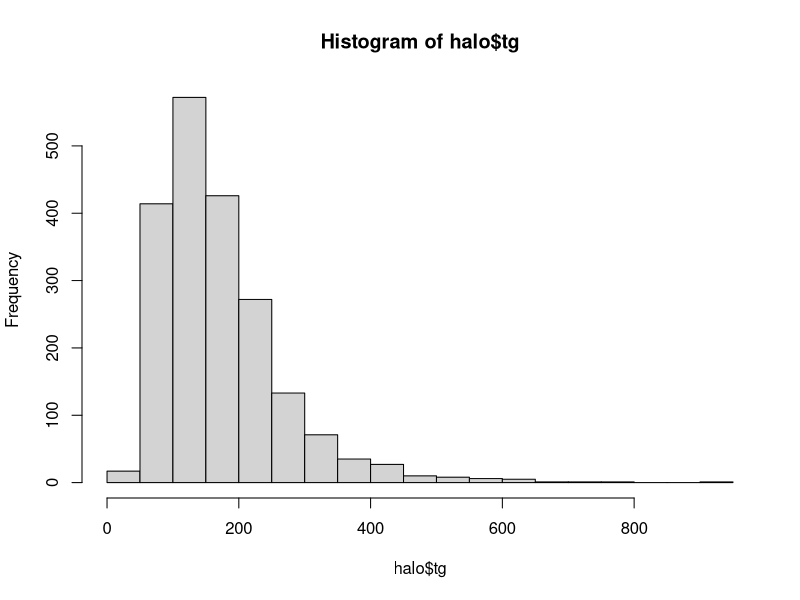
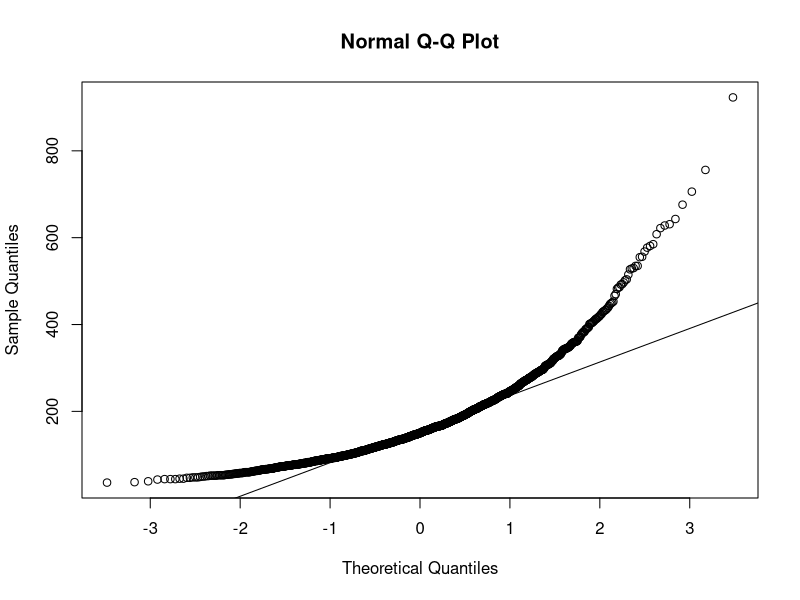
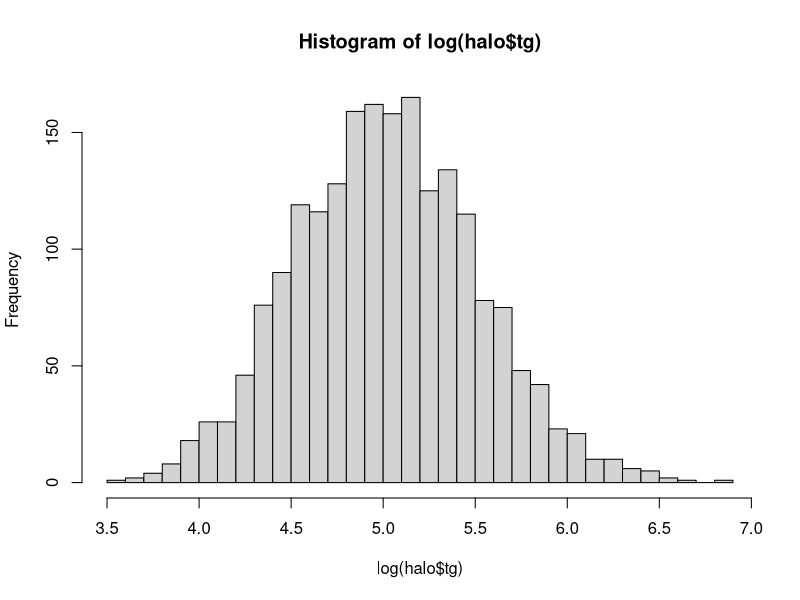
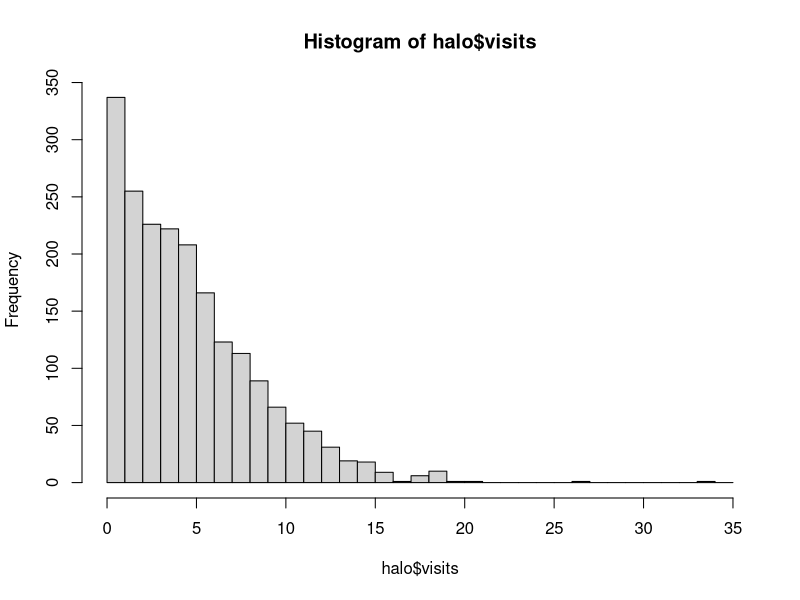
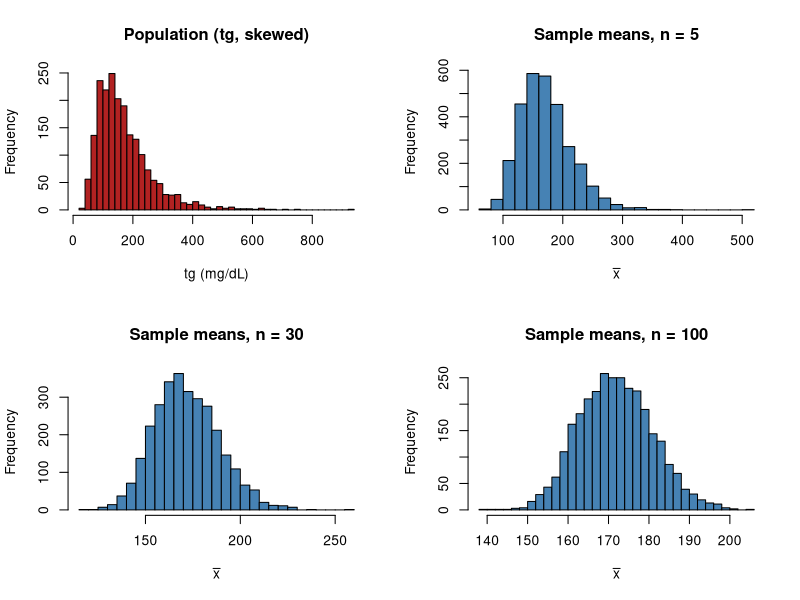

The R script that drew these images, in order:
## ==========================================================================
## Modern Biostatistics with R and AI, Volume II
## Chapter 4  The Normal Distribution and the Central Limit Theorem
##
## Every code block the chapter prints, in the order it appears, labelled
## with its Using R box number or listing number so the script and the book
## can be read side by side.
##
## Run from the top of the companion repository, where datasets/ lives:
##   Rscript scripts/chapter04.R
##
## ==========================================================================

halo <- read.csv("datasets/halo.csv")
names(halo) <- tolower(names(halo))


## --------------------------------------------------------------------------
## Using R 4.1  The 68-95-99.7 rule checked against HALO peak heart rate
## --------------------------------------------------------------------------

m <- mean(halo$max_hr); s <- sd(halo$max_hr)
c(m, s)                              # 161.36 and 13.74
m + c(-1, 1) * s                     # 147.6 to 175.1 beats/min
mean(abs(halo$max_hr - m) <= s)      # 0.683, against the rule 0.68
mean(abs(halo$max_hr - m) <= 2 * s)  # 0.957, against the rule 0.95


## --------------------------------------------------------------------------
## Using R 4.2  Standard normal areas and percentiles with pnorm() and qnorm()
## --------------------------------------------------------------------------

z <- (100 - 141.4) / 34.1
round(z, 2)                          # -1.21
pnorm(-1.21)                         # 0.1131 below 100 mg/dL
mean(halo$ldl0 < 100)                # 0.1100, observed
qnorm(0.99)                          # 2.3263, the top 1%
141.4 + qnorm(0.99) * 34.1           # 220.7 mg/dL


## --------------------------------------------------------------------------
## Using R 4.3  Non-standard normal calculations on the original scale
## --------------------------------------------------------------------------

pnorm(120, 82.5, 16.4, lower.tail = FALSE)   # 0.0111 above 120 kg
mean(halo$weight0 > 120)                     # 0.0170, the observed share
qnorm(0.90, 4.7, 1.5)                        # 6.62 hours per week
pnorm(7, 4.7, 1.5) - pnorm(3, 4.7, 1.5)      # 0.8089 between 3 and 7
qnorm(c(0.025, 0.975), 64.8, 8.0)            # ages 49.1 to 80.5
pnorm(175.5, 141.4, 34.1) - pnorm(107.3, 141.4, 34.1)   # 0.6827


## --------------------------------------------------------------------------
## Using R 4.4  The standard error and how it shrinks with sample size
## --------------------------------------------------------------------------

halo$sbp0[halo$sbp0 > 300] <- NA   # the planted 1,350
s <- sd(halo$sbp0, na.rm = TRUE)
s                                    # 16.56 mmHg
s / sqrt(c(9, 36, 144))              # 5.52, 2.76, 1.38 mmHg


## --------------------------------------------------------------------------
## Using R 4.5  The Central Limit Theorem by resampling HALO triglycerides
## --------------------------------------------------------------------------

set.seed(42)
mm <- replicate(3000, mean(sample(halo$tg, 30)))
c(mean(mm), sd(mm))                  # 171.72 and 17.17
sd(halo$tg) / sqrt(30)               # 17.06, the formula
mean(mm > 200)                       # 0.0593


## --------------------------------------------------------------------------
## Using R 4.6  Three normality checks: histogram, Q-Q plot, Shapiro-Wilk
## --------------------------------------------------------------------------

hist(halo$tg, breaks = 30)
qqnorm(halo$tg); qqline(halo$tg)
shapiro.test(halo$tg)
shapiro.test(halo$max_hr)


## --------------------------------------------------------------------------
## Listing 4.1  Log and square-root transformations of skewed HALO variables
## --------------------------------------------------------------------------

halo <- read.csv("datasets/halo.csv")
names(halo) <- tolower(names(halo))
library(psych)   # for skew()
tg <- halo$tg
# Shape on the original scale and on the log scale
round(c(raw = skew(tg), log = skew(log(tg))), 2)
shapiro.test(log(tg))
# Back-transform the mean of the logs: the geometric mean
m <- mean(log(tg))
round(c(mean_log = m, geo_mean = exp(m),
        median = median(tg), mean = mean(tg)), 2)
# A 95% interval on the log scale, then back to mg/dL
se <- sd(log(tg)) / sqrt(length(tg))
round(exp(m + c(-1.96, 1.96) * se), 1)
# Glucose: the log helps much less
g <- halo$glucose
round(c(raw = skew(g), log = skew(log(g))), 2)
round(tapply(g, halo$diabetes, skew), 2)
# A count with zeros: the square root instead of the log
sum(halo$visits == 0)
round(c(raw = skew(halo$visits),
        sqrt = skew(sqrt(halo$visits))), 2)


## --------------------------------------------------------------------------
## Using R 4.7  Reading a transformation: geometric mean, logs, counts with zeros
## --------------------------------------------------------------------------

c(mean(halo$tg), median(halo$tg))
exp(mean(log(halo$tg)))
shapiro.test(log(halo$tg))
sum(halo$visits == 0)
hist(log(halo$tg), breaks = 30)
hist(halo$visits, breaks = 0:35)


## --------------------------------------------------------------------------
## Listing 4.2  Visualizing the Central Limit Theorem with one line of resampling
## --------------------------------------------------------------------------

set.seed(42)
# Right-skewed population: the 2,000 HALO triglyceride values
pop <- halo$tg
# Sampling distribution at three different sample sizes
means_n5   <- replicate(3000, mean(sample(pop, size = 5)))
means_n30  <- replicate(3000, mean(sample(pop, size = 30)))
means_n100 <- replicate(3000, mean(sample(pop, size = 100)))
par(mfrow = c(2, 2))
hist(pop, breaks = 50, col = "firebrick",
     main = "Population (tg, skewed)", xlab = "tg (mg/dL)")
hist(means_n5, breaks = 30, col = "steelblue",
     main = "Sample means, n = 5", xlab = expression(bar(x)))
hist(means_n30, breaks = 30, col = "steelblue",
     main = "Sample means, n = 30", xlab = expression(bar(x)))
hist(means_n100, breaks = 30, col = "steelblue",
     main = "Sample means, n = 100", xlab = expression(bar(x)))
par(mfrow = c(1, 1))
# Compare the spread of the means with sigma / sqrt(n)
round(c(mean(pop), mean(means_n30)), 1)
round(c(sd(means_n30), sd(pop) / sqrt(30)), 2)


## --------------------------------------------------------------------------
## Listing 4.3  Generating a normal reference population with rnorm()
## --------------------------------------------------------------------------

set.seed(4)                       # without this, the numbers change every run
# 2,000 values from the model fitted to total cholesterol
sim <- rnorm(2000, mean = 223.4, sd = 41.3)
round(c(mean(sim), sd(sim)), 2)
# Does the model reproduce the right tail of the real data?
mean(sim >= 300)
mean(halo$total_chol >= 300)
# The model's own tail, with no simulation noise
1 - pnorm(300, 223.4, 41.3)


## --------------------------------------------------------------------------
## Using R 4.8  pnorm() and qnorm() as inverses: two round-trip checks
## --------------------------------------------------------------------------

pnorm(2) + pnorm(2, lower.tail = FALSE)      # 1, the two tails must add to 1
qnorm(pnorm(1.88))                           # 1.88, the round trip
